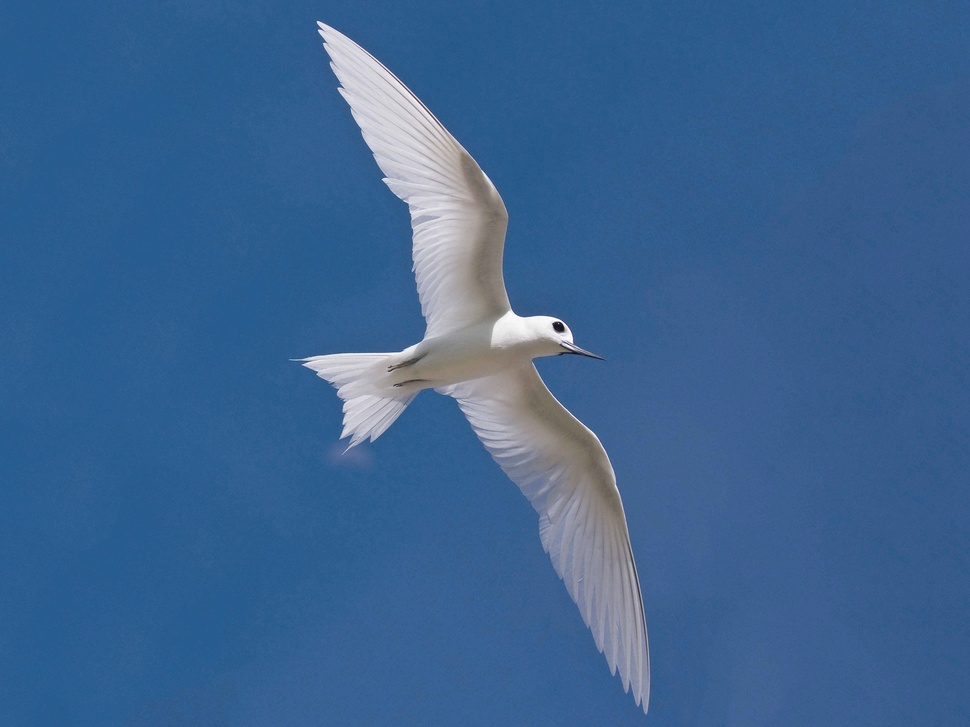
#> input picture sample.jpg, 970 x 727 px, shrunk from 1800 x 1350 before the run
$ python img_bg_remove.py
#> lines starting #> are read from the running program, lines starting #| are printed output that depends on the picture; after the words box and inside, x2 and y2 are one past the last pixel; in counts of white or black regions, pixels touching at a corner belong together
#> further down, img_original is the input picture: shape (727, 970, 3); mean B, G, R 144.6, 99.3, 59.8
import cv2
import numpy as np


def remove_bg(img,
              BLUR=21,
              CANNY_THRESH_1=10,
              CANNY_THRESH_2=200,
              MASK_DILATE_ITER=10,
              MASK_ERODE_ITER=10,
              MASK_COLOR=(0.0, 0.0, 1.0)):

#> called with BLUR = 21, CANNY_THRESH_1 = 50, CANNY_THRESH_2 = 70, MASK_DILATE_ITER = 10, MASK_ERODE_ITER = 6, MASK_COLOR = (0, 0, 1)
    gray = cv2.cvtColor(img, cv2.COLOR_BGR2GRAY)
    edges = cv2.Canny(gray, CANNY_THRESH_1, CANNY_THRESH_2)
#> edges: shape (727, 970); 1.6% white in thin lines or dots, all inside (x1, y1, x2, y2) = (289, 21, 651, 714)
    edges = cv2.dilate(edges, None)
#> edges: shape (727, 970); 4.9% white; 12 white regions (1 under 20 px), largest, box (x1, y1, x2, y2) and area: (288, 20, 652, 715) 33267, (385, 378, 433, 390) 272, (608, 544, 615, 580) 185
    edges = cv2.erode(edges, None)
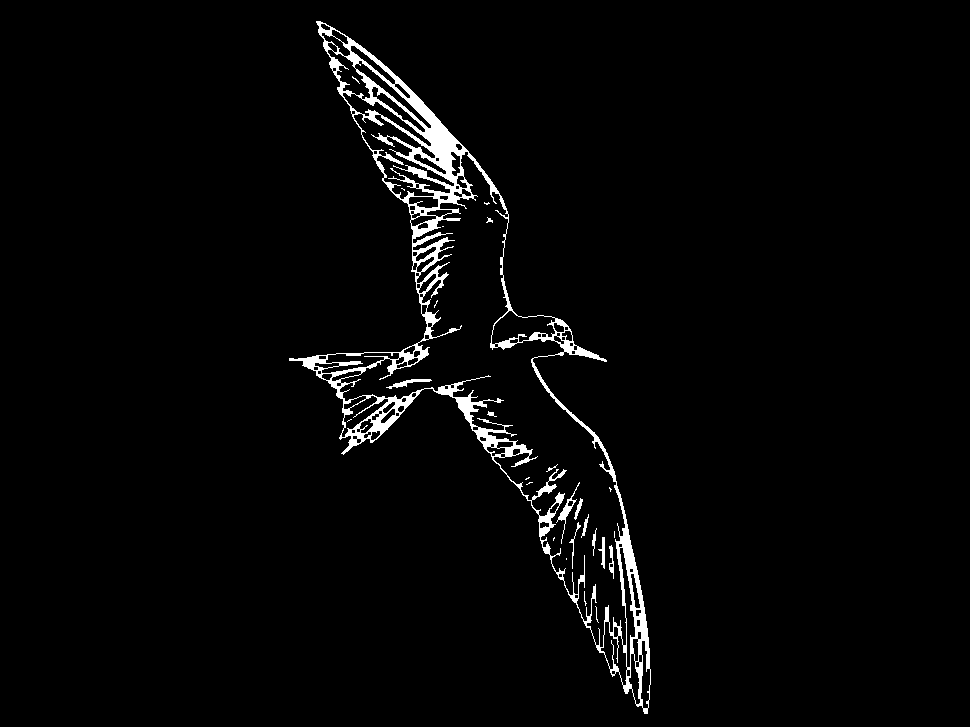
#> edges: shape (727, 970); 2.7% white; 26 white regions (14 under 20 px)
    contour_info = []
    contours, _ = cv2.findContours(edges, cv2.RETR_LIST, cv2.CHAIN_APPROX_NONE)
#> contours = 145 contours, 55 with area under 20; largest, box (x1, y1, x2, y2) and area: (289, 21, 651, 714) 65911, (339, 151, 627, 648) 36764, (353, 113, 455, 200) 3159, (491, 310, 556, 345) 1336, (342, 92, 432, 147) 821
    for c in contours:
        contour_info.append((c, cv2.isContourConvex(c), cv2.contourArea(c)))
#> this loop made 145 passes
#> c on pass 20: [[566, 558], [566, 559]]
#> after the loop, contour_info = 145 items
    contour_info = sorted(contour_info, key=lambda c: c[2], reverse=True)
    max_contour = contour_info[0]
#> max_contour = 3 items, first 3: contour of 1960 points, box (x1, y1, x2, y2) (289, 21, 651, 714), area 65911, False, 65911
    mask = np.zeros(edges.shape)
    cv2.fillConvexPoly(mask, max_contour[0], (255))
#> mask: shape (727, 970) float64; 10.2% white; 1 white region, box (x1, y1, x2, y2) and area: (289, 21, 651, 714) 72160
    mask = cv2.dilate(mask, None, iterations=MASK_DILATE_ITER)
#> mask: shape (727, 970) float64; 13.9% white; 1 white region, box (x1, y1, x2, y2) and area: (279, 11, 661, 724) 97695
    mask = cv2.erode(mask, None, iterations=MASK_ERODE_ITER)
#> mask: shape (727, 970) float64; 11.7% white; 1 white region, box (x1, y1, x2, y2) and area: (285, 17, 655, 718) 82515
    mask = cv2.GaussianBlur(mask, (BLUR, BLUR), 0)
    mask_stack = np.dstack([mask]*3)
    mask_stack = mask_stack.astype('float32') / 255.0
    img = img.astype('float32') / 255.0
    masked = (mask_stack*img) + ((1-mask_stack)*MASK_COLOR)
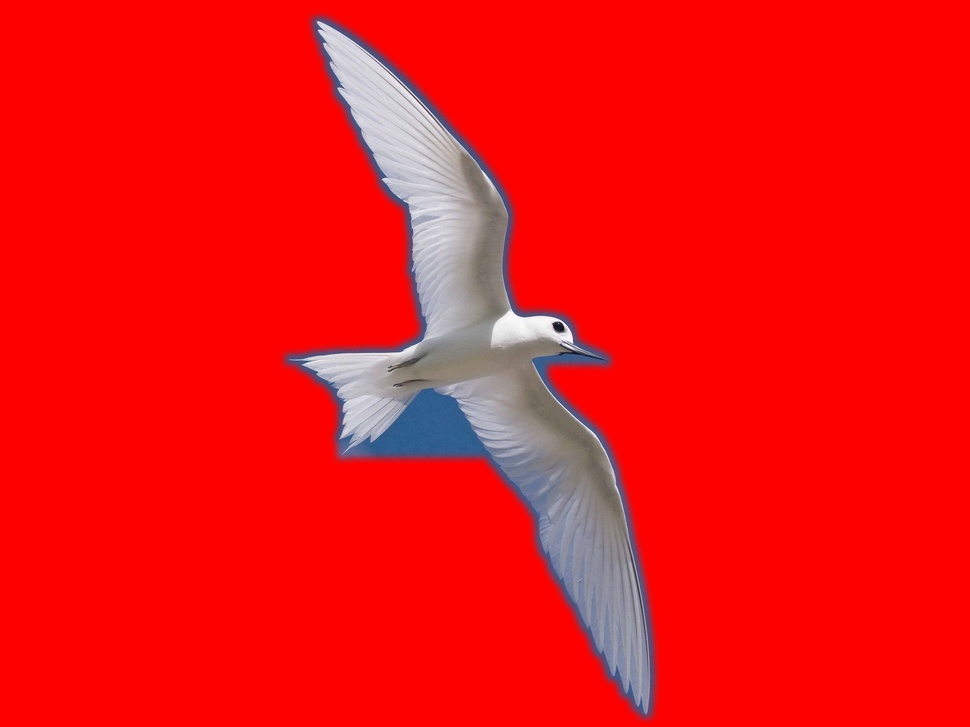
#> masked: shape (727, 970, 3) float64; mean of channels 0, 1, 2 0.0731, 0.0663, 0.946; drawn as B, G, R
    masked = (masked*255).astype('uint8')
    c_blue, c_green, c_red = cv2.split(img)
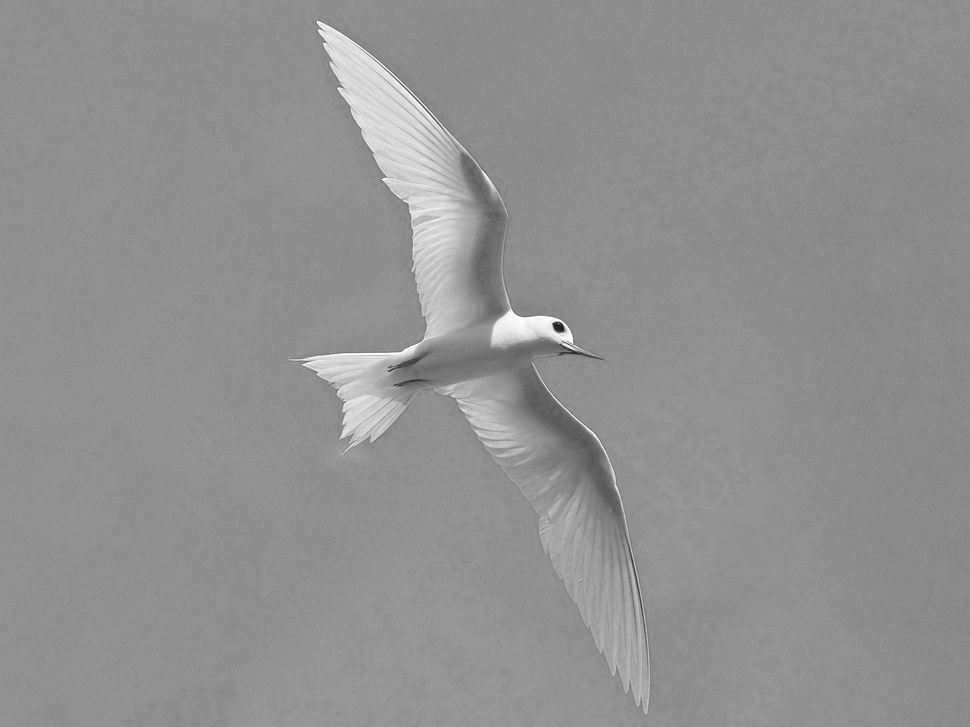
#> c_blue: shape (727, 970) float32; min 0.102, max 1, mean 0.567
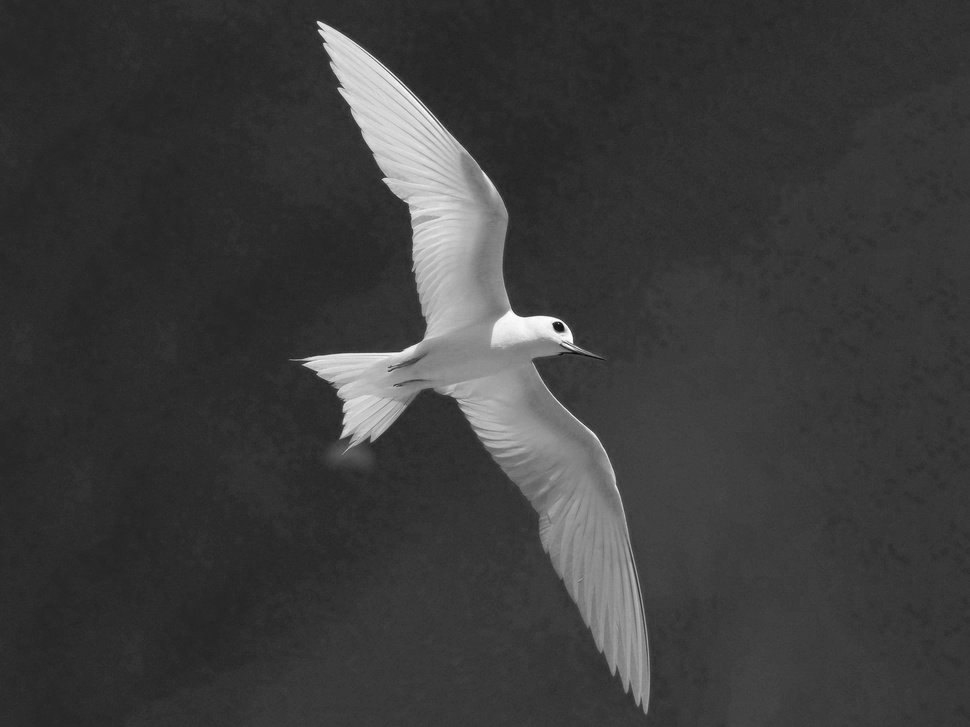
#> c_red: shape (727, 970) float32; min 0.0275, max 1, mean 0.234
    img_a = cv2.merge((c_red, c_green, c_blue, mask.astype('float32')/255.0))
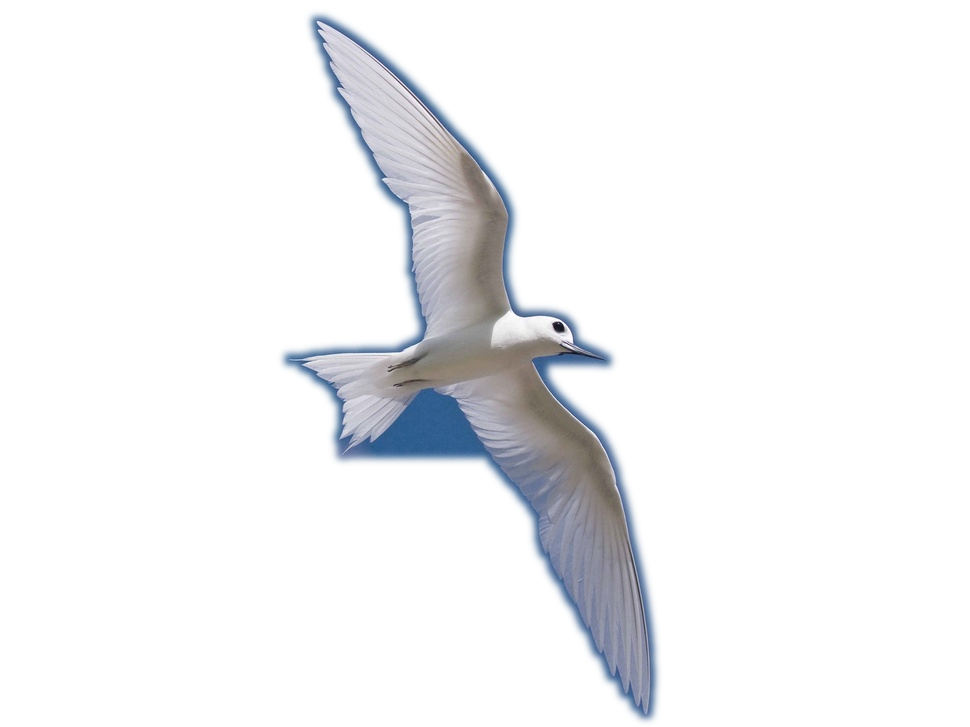
#> img_a: shape (727, 970, 4) float32; mean R, G, B, A 0.235, 0.389, 0.567, 0.117; transparent parts drawn white
    return img_a.astype('float32')*255.0
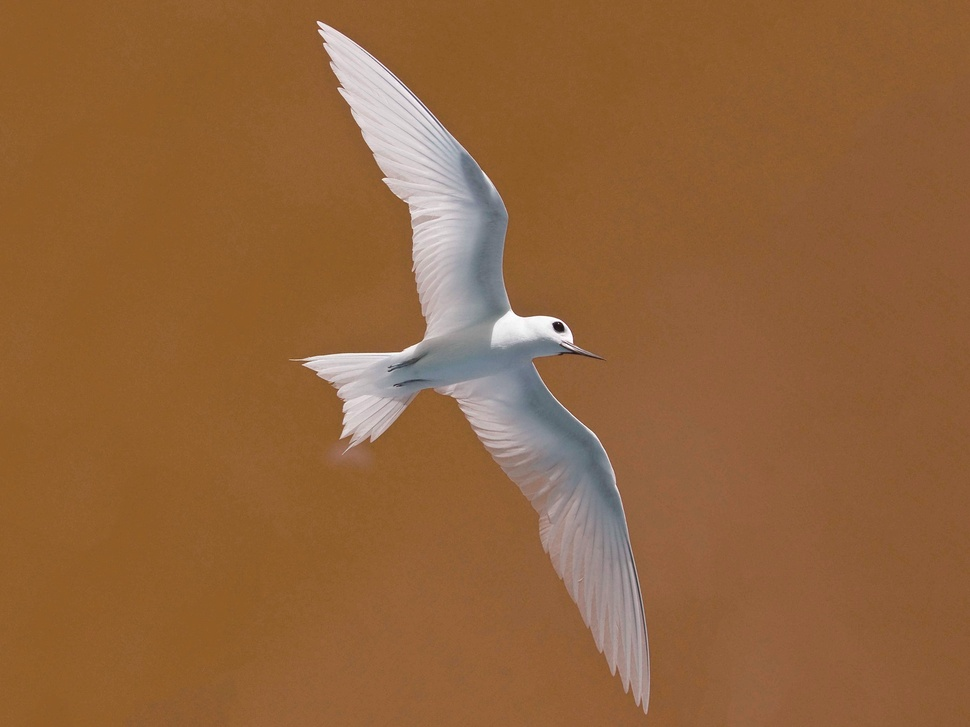
#> returned value: shape (727, 970, 4) float32; mean of channels 0, 1, 2, 3 59.8, 99.3, 144.6, 29.9; drawn as B, G, R


if __name__ == '__main__':

    in_file = 'sample.jpg'

    out_file = in_file.split('.')[-2] + '_nobg.png'  # keep in this type

    img_original = cv2.imread(in_file)

    t_blur = 21
    thresh_1 = 50
    thresh_2 = 70
    dilate = 10
    erode = 6

    # [5 lines of commented-out code are left out]

    img_fin = remove_bg(img_original.copy(),
                        BLUR=t_blur,
                        CANNY_THRESH_1=thresh_1,
                        CANNY_THRESH_2=thresh_2,
                        MASK_DILATE_ITER=dilate,
                        MASK_ERODE_ITER=erode)

    cv2.imwrite(out_file, cv2.cvtColor(img_fin, cv2.COLOR_RGBA2BGRA))
